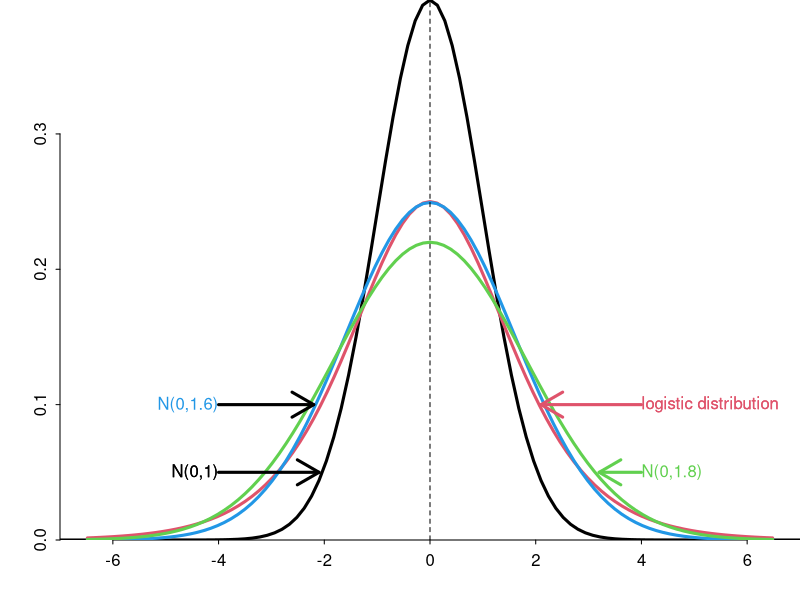
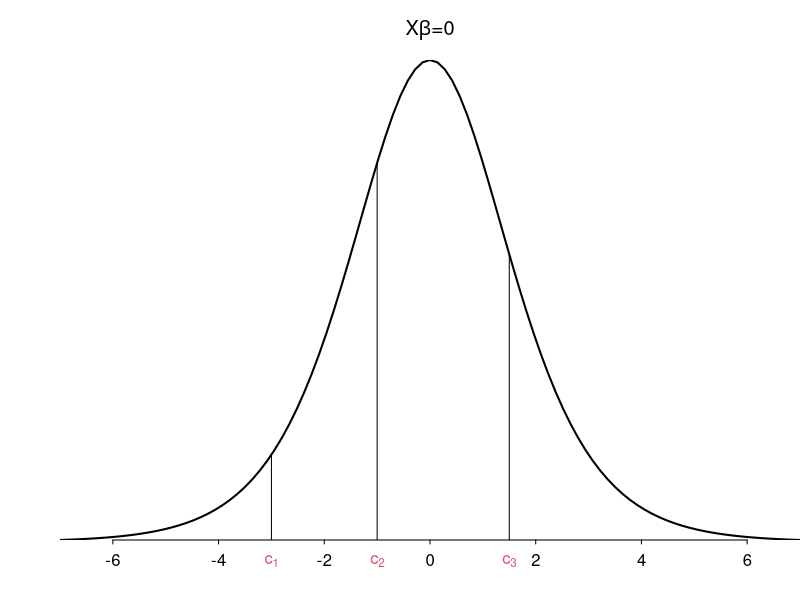

Write the R code that produced these figures, in order.


setwd("d:/baidu/tsinghua/courses/quantII/week04")
par(mar=c(3,3,0,0), mgp=c(1.5,0.5,0),tcl=-0.2)
curve(dnorm(x, mean=0, sd=1), from=-7, to=7, axes=FALSE, yaxs="i", xaxs="i",
    xlab="", ylab="", lwd=3)
axis(1)
axis(2)
curve(dlogis(x), lwd=3, col=2, add=TRUE)
curve(dnorm(x, mean=0, sd=1.6), lwd=3, col=4, add=TRUE)
curve(dnorm(x, mean=0, sd=(pi/sqrt(3))), lwd=3, col=3, add=TRUE)
abline(v=0, lty=2)
arrows(x0=4, y=0.1, x1=2.1, y1=0.1, lwd=3, col=2)
arrows(x0=-4, y=0.05, x1=-2.1, y1=0.05, lwd=3, col=1)
arrows(x0=-4, y=0.1, x1=-2.2, y1=0.1, lwd=3, col=1)
text(x=4, y=0.1, labels="logistic distribution", col=2, xpd=NA, adj=0)
text(x=-4, y=0.05, labels="N(0,1)", col=1, xpd=NA, adj=1)
text(x=4, y=0.1, labels="logistic distribution", col=2, xpd=NA, adj=0)
text(x=-4, y=0.05, labels="N(0,1)", col=1, xpd=NA, adj=1)
text(x=-4, y=0.1, labels="N(0,1.6)", col=4, xpd=NA, adj=1)
text(x=4, y=0.05, labels="N(0,1.8)", col=3, xpd=NA, adj=0)
arrows(x0=4, y=0.05, x1=3.2, y1=0.05, lwd=3, col=3)

par(mar=c(3,3,3,0), mgp=c(1.5,0.5,0),tcl=-0.2)
curve(dlogis(x), lwd=2, from=-7, to=7, axes=FALSE, yaxs="i", xaxs="i",
    xlab="", ylab="", main=expression("X"*beta*"=0"))
axis(1)
segments(-3, 0, -3, dlogis(-3))
text(-3, -0.01, expression(c[1]), xpd=NA, col=2)
segments(-1, 0, -1, dlogis(-1))
text(-1, -0.01, expression(c[2]), xpd=NA, col=2)
segments(1.5, 0, 1.5, dlogis(1.5))
text(1.5, -0.01, expression(c[3]), xpd=NA, col=2)
